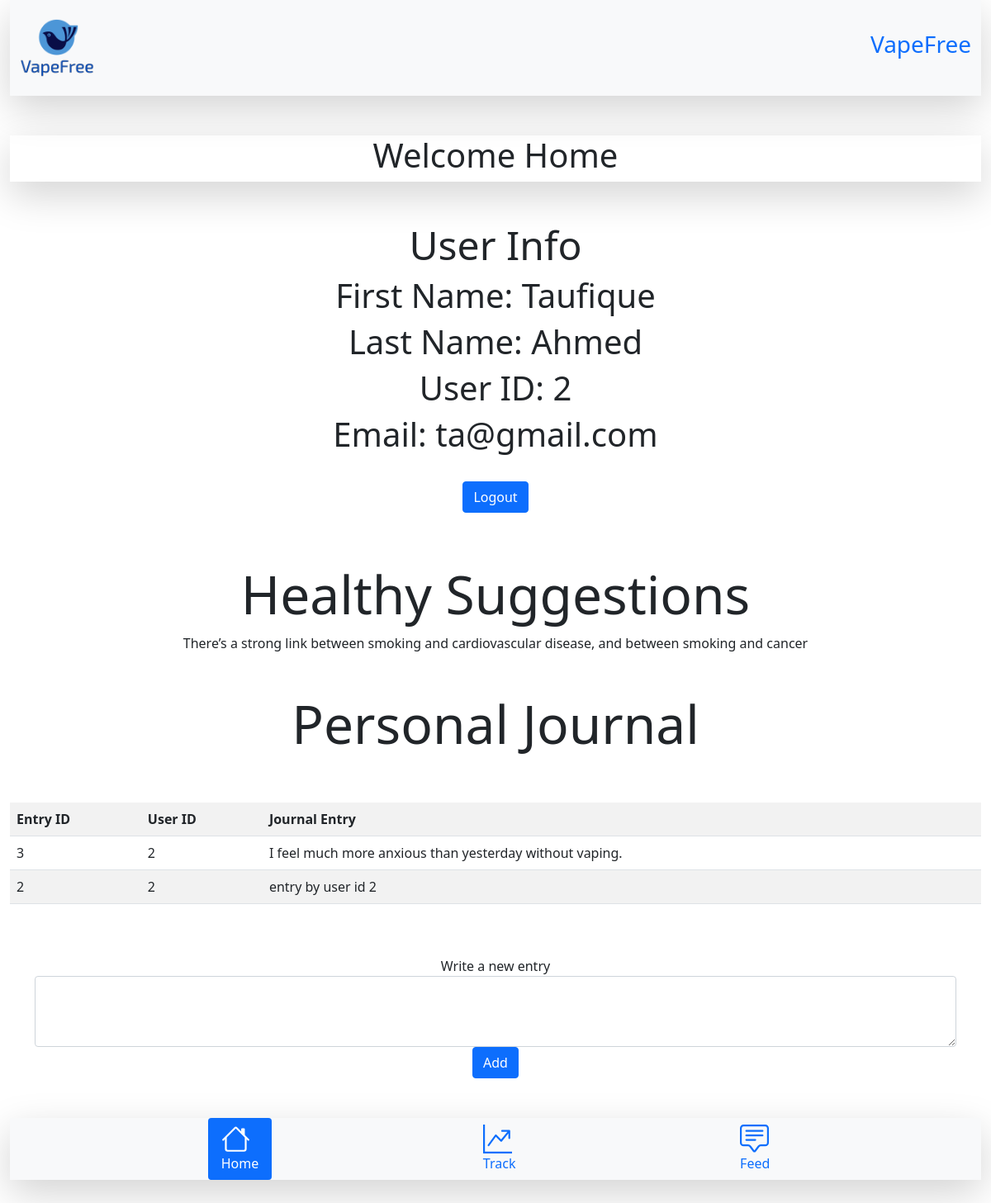
The page /vp/home.php (signed in) on the database its author committed.
### tables this page shows
CREATE TABLE `journal` (
  `j_id` int(11) NOT NULL,
  `user_id` int(11) DEFAULT NULL,
  `entry` text DEFAULT NULL
);

### vp/home.php (the view, shortened to what this page needs)
<?php
include "config.php";
$vapeSuggestions = array(
    "There’s a strong link between smoking and cardiovascular disease, and between smoking and cancer",
    "Quitting smoking is one of the best things you can do for your health — smoking harms nearly every organ in your body, including your heart.",
    "Talk to your doctor about what smoking cessation program or tools would be best for you."
);
function printVapeSuggestions()
{
    $randomIndex = rand(0, 2);
    global $vapeSuggestions;
    print($vapeSuggestions[$randomIndex]);
}
?>
<!DOCTYPE html>
<html lang="en">
<head>
    <link href="https://cdn.jsdelivr.net/npm/bootstrap@5.0.0-beta2/dist/css/bootstrap.min.css" rel="stylesheet">
    <link rel="stylesheet" href="https://cdn.jsdelivr.net/npm/bootstrap-icons@1.4.0/font/bootstrap-icons.css">
    <link rel="stylesheet" type="text/css" href="style.css">
</head>
<body>
    <div class="container-fluid">
        <nav class="navbar navbar-light bg-light shadow-lg">
            <div class="container-fluid ">
                <a class="navbar-brand" href="#">
                    <img src="assets/vapefree_logo.png" alt="" width="90" height="90">
                </a>
                <h3 class="text-center text-primary">VapeFree</h3>
            </div>
        </nav>
        <br>
        <br>
        <div class="d-flex justify-content-evenly shadow-lg">
            <h1>Welcome Home</h1>
        </div>
        <br>
        <br>
        <div class="container text-center display-3">
            <h4 class="display-5">User Info</h4>
            <h6 class="display-6">First Name: <?php print($_SESSION['first_name']) ?></h6>
            <h6 class="display-6">Last Name: <?php print($_SESSION['last_name']) ?></h6>
            <h6 class="display-6">User ID: <?php print($_SESSION['user_id']) ?></h6>
            <h6 class="display-6">Email: <?php print($_SESSION['user_email']) ?></h6>
            <div class="container text-center">
                <div class="row">
                    <div class="col text-center">
                        <form action="home.php" method="post">
                            <button name="logout" class="btn btn-primary">Logout</button>
                        </form>
                    </div>
                </div>
            </div>
        </div>
        <br>
        <br>
        <div class="container text-center ">
            <h1 class="display-3">Healthy Suggestions</h1>
        </div>
        <br>
        <br>
        <div class="container text-center ">
            <h1 class="display-3">Personal Journal</h1>
        </div>
        <br>
        <br>
        <?php
        $user_id = $_SESSION['user_id'];
        $sql = "SELECT j_id,user_id,entry FROM journal WHERE user_id='$user_id' ORDER BY j_id DESC";
        $result = $con->query($sql);
        ?>
        <table class="table table-striped">
            <tr>
                <th>Entry ID</th>
                <th>User ID</th>
                <th>Journal Entry</th>
            </tr>
            <?php
            if ($result->num_rows > 0) {
                while ($row = $result->fetch_assoc()) {
                    print("<tr>");
                    print("<td>" . $row['j_id'] . "</td>");
                    print("<td>" . $row['user_id'] . "</td>");
                    print("<td>" . $row['entry'] . "</td>");
                }
            }
            ?>
            <?php
            print("</table>");
            ?>
            <br>
            <br>
            <div class="form-group container text-center">
                <form action="home.php" method="post">
                    <label>Write a new entry</label>
                    <textarea class="form-control" name="newEntry" rows="3"></textarea>
                    <button name="addNewEntry" class="btn btn-primary">Add</button>
                </form>
            </div>
            <br>
            <br>
            <nav class="nav navbar-light bg-light d-flex justify-content-evenly shadow-lg nav-pills">
                <a class="nav-link active" aria-current="page" href="home.php"><br>Home</a>
                <a class="nav-link" href="track.php"><br>Track</a>
                <a class="nav-link" href="feed.php"><br>Feed</a>
            </nav>
            <br>
    </div>
    <br>
</body>
</html>

### rows shown on the page
journal: j_id "3", user "2", entry "I feel much more anxious than yesterday without vaping."
journal: j_id "2", user "2", entry "entry by user id 2"

### other values the page prints
$_SESSION['first_name'] "Taufique"
$_SESSION['last_name'] "Ahmed"
$_SESSION['user_id'] "2"
$_SESSION['user_email'] "ta@gmail.com"
